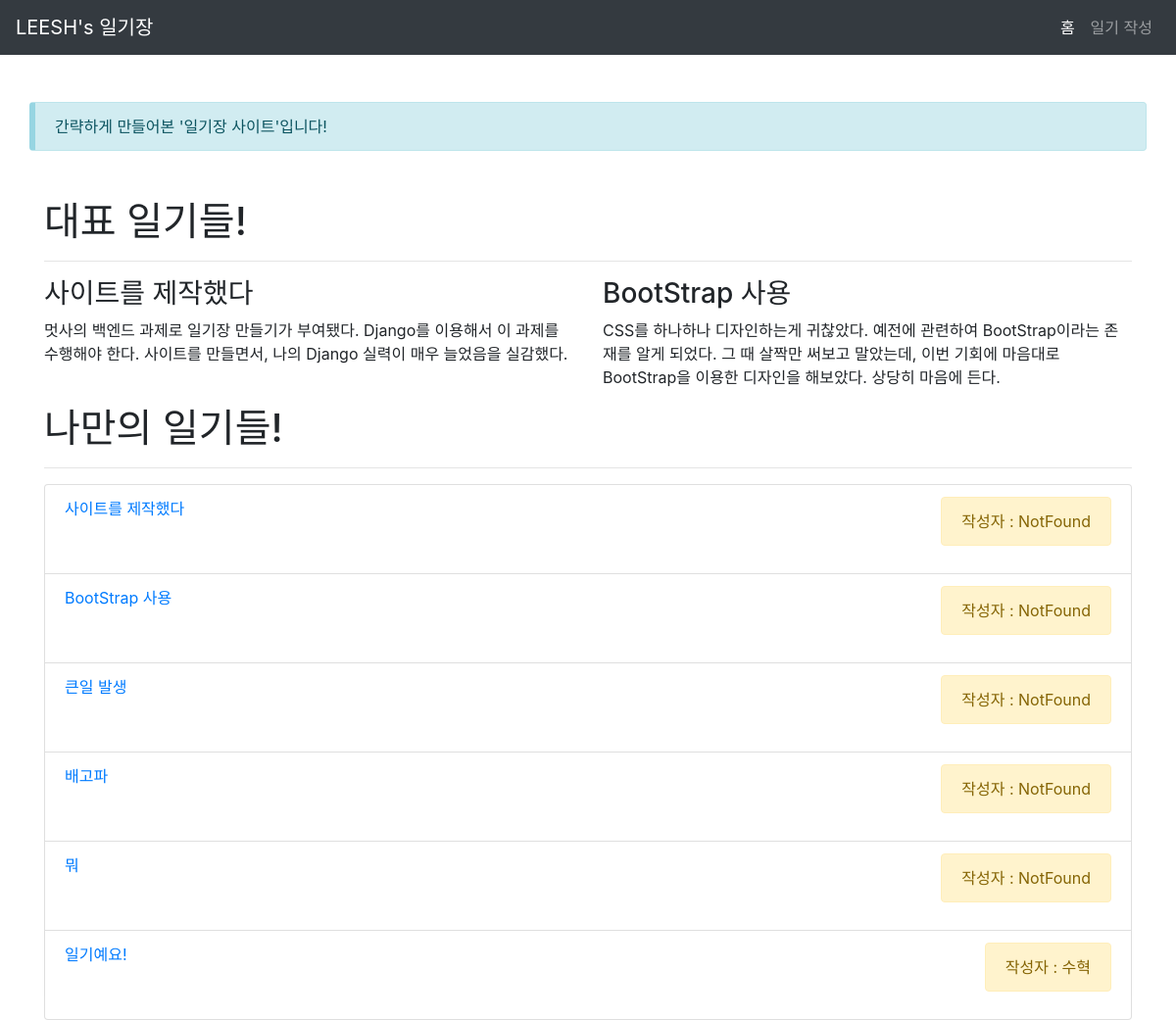
Before: / with the older database file.
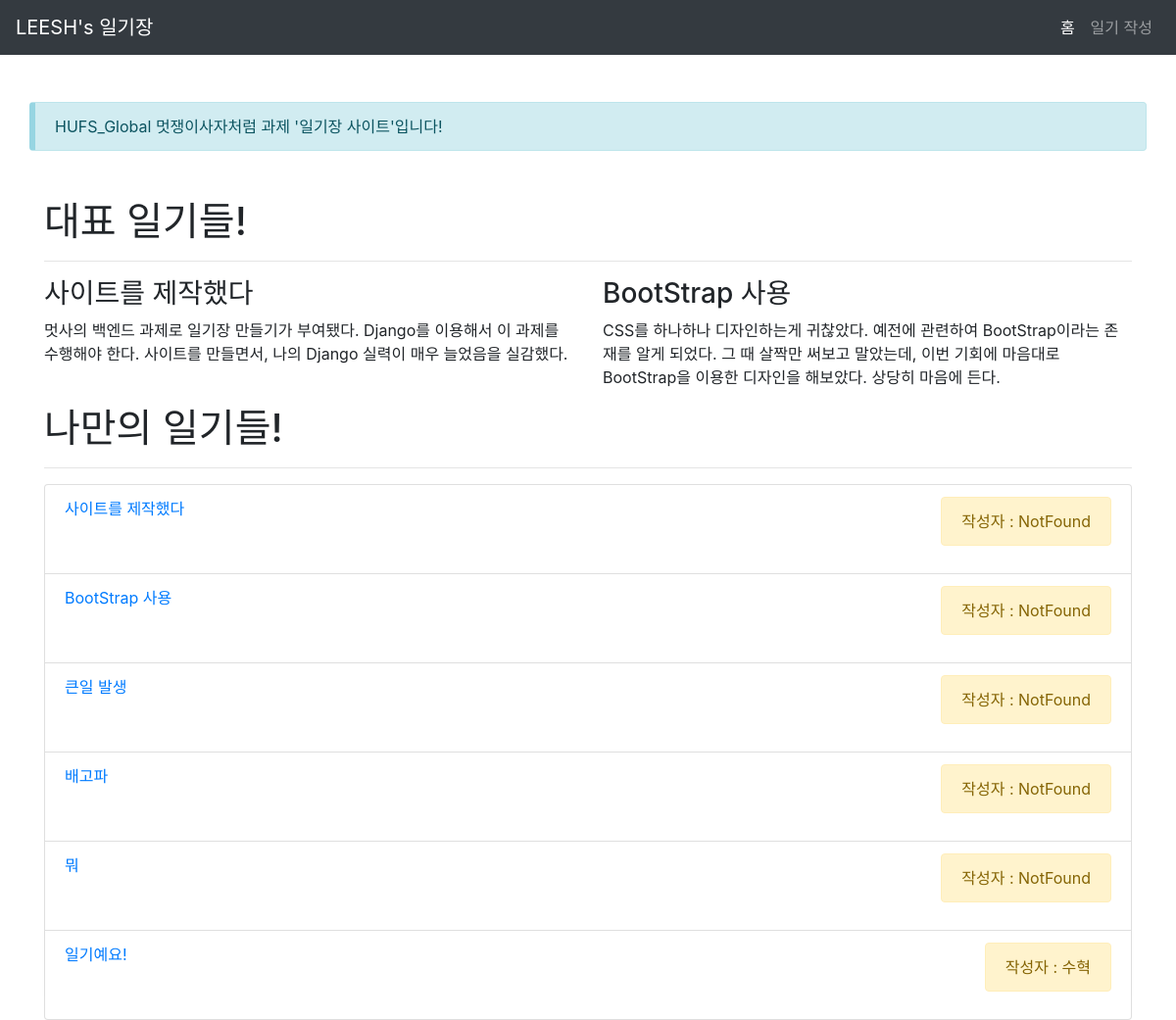
After: the same page with the newer database file.
### myposts/models.py (models this page shows, shortened)
class Notice(models.Model):
    content = models.TextField(blank=True)
    created = models.DateTimeField(auto_now_add=True)

class Diaries(models.Model):
    title = models.CharField(max_length=100)
    contents = models.TextField(blank=True)
    created = models.DateTimeField(auto_now_add=True)
    writer = models.CharField(max_length=20)
    deleted = models.IntegerField(default=0)

### myposts/views.py (the view)
# urls.py: path('', views.main_page, name='main_page'),
def main_page(request):
    diaries = Diaries.objects.filter(deleted=0)
    notice = Notice.objects.first()
    return render(request, 'myposts/main.html', {'diaries':diaries, 'notice':notice})

### myposts/templates/myposts/main.html (shortened to what this page needs)
<!DOCTYPE html>
<html lang="en">
<head>
    <link rel="stylesheet" href="https://stackpath.bootstrapcdn.com/bootstrap/4.5.0/css/bootstrap.min.css">
</head>
<body>
    <nav class="navbar navbar-expand-lg navbar-dark bg-dark">
        <a class="navbar-brand" href="#">LEESH's 일기장</a>
        <div class="collapse navbar-collapse" id="navbarNav">
            <ul class="navbar-nav ml-auto">
                <li class="nav-item active">
                    <a class="nav-link" href="{% url 'main_page'%}">홈</a>
                </li>
                <li class="nav-item">
                    <a class="nav-link" href="{% url 'diary_post'%}">일기 작성</a>
                </li>
            </ul>
        </div>
    </nav>
    <div class="alert alert-info container mt-5" style="border-left: 6px solid #97d5e2;">
        {{notice.content}}
    </div>
    <div class="container mt-5">
        <h1>대표 일기들!</h1>
        <hr>
        <div class="row">
            {% for diary in diaries %}
                {% if forloop.counter <= 2 %}
                    <div class="col-md-6">
                        <h3>{{diary.title}}</h3>
                        <p>{{diary.contents}}</p>
                    </div>
                {% endif %}
            {% endfor %}
        </div>
        <h1>나만의 일기들!</h1>
        <hr>
        <ul class="list-group">
            {% for diary in diaries %}
                <li class="list-group-item">
                    <a href="{% url 'diary_detail' pk=diary.pk %}">{{diary.title}}</a>
                    <div class="float-right alert alert-warning">
                        작성자 : {{diary.writer}}
                    </div>
                </li>
            {% endfor %}
        </ul>
    </div>
</body>
</html>

Changed rows visible on the page:
changed Notice: content "간략하게 만들어본 '일기장 사이트'입니다!" → "HUFS_Global 멋쟁이사자처럼 과제 '일기장 사이트'입니다!"
